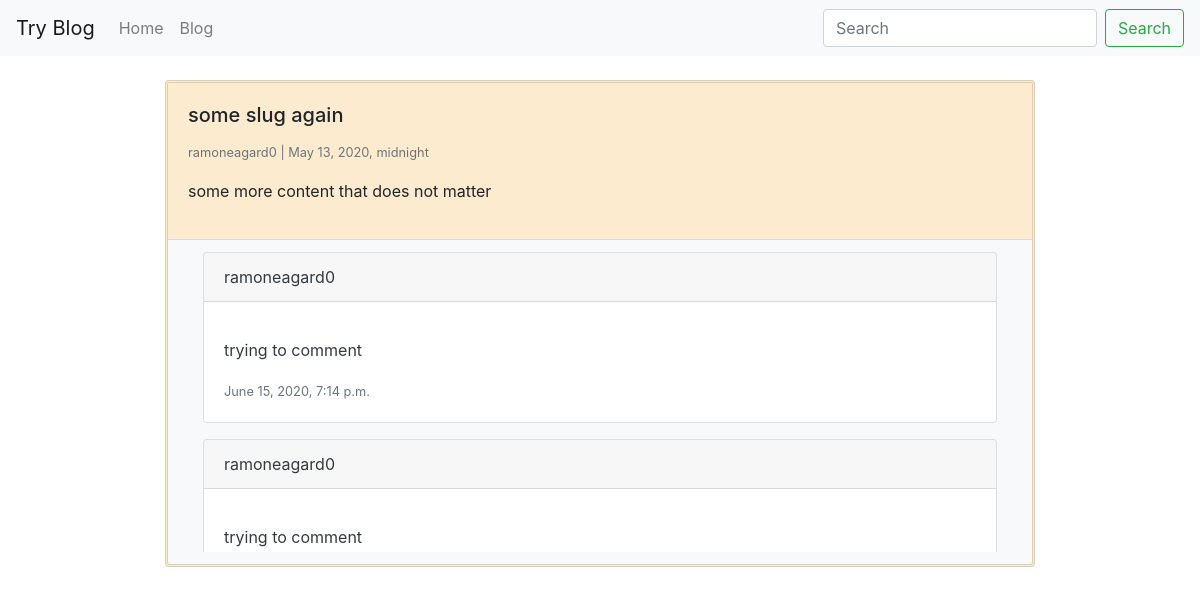
Page /blog/some-slug-again-58cs/ on the earlier database version.
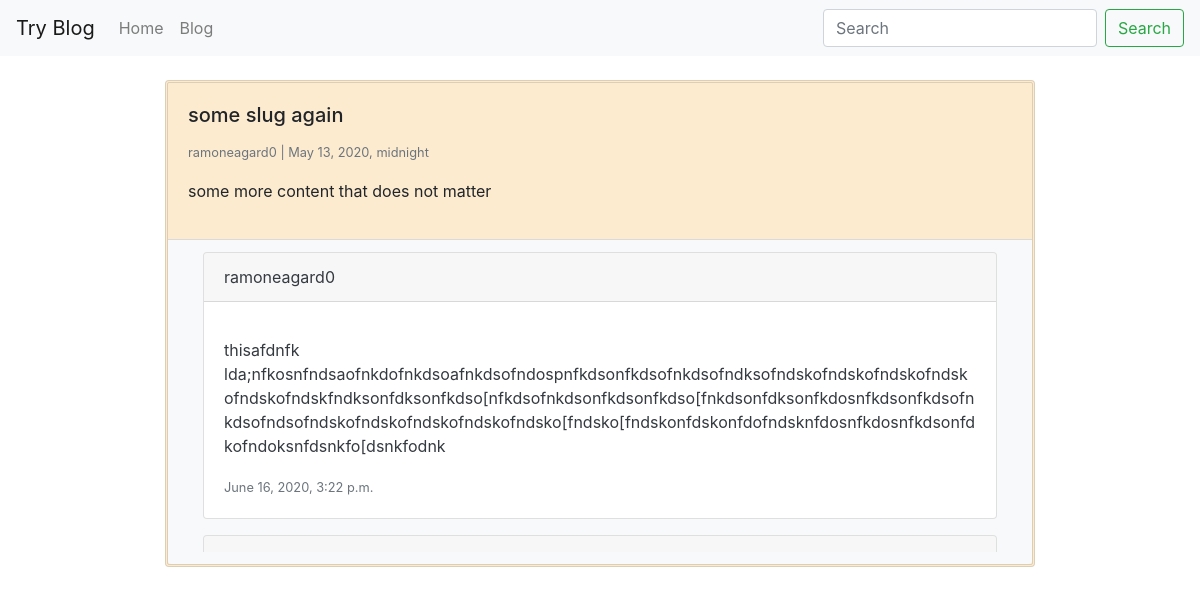
Same page on the later database version.
### comments/models.py (models this page shows)
class BlogComment(models.Model):
    user = models.ForeignKey(User, null = True, on_delete=models.SET_NULL)
    blog_post = models.ForeignKey('blog.BlogPost', on_delete=models.CASCADE, related_name='comments')
    content = models.TextField(max_length=300)
    timestamp = models.DateTimeField(auto_now_add=True)
    class Meta:
        ordering = ['-timestamp']

### blog/views.py (the view, shortened to what this page needs)
# urls.py: path('<str:slug>/', blog_post_detail_view),
def blog_post_detail_view(request, slug):
    obj = get_object_or_404(BlogPost, slug=slug)
    context = {}
    coms = obj.comments.all()
    if coms.count() > 5:
        coms = coms[:5]
    template_name = 'blog/detail.html'
    context["object"] = obj
    context["object_comments"] = coms
    return render(request, template_name, context)

### blog/models.py (called while the page is built)
    def get_queryset(self):
        return BlogPostQuerySet(self.model, using=self._db)

### blog/templates/blog/detail.html (shortened to what this page needs)
{% extends "base.html" %}
{% block content %}
  <div class='row'>
  {% include "blog/list-inline.html" with blog_post=object comments=object_comments comm_form=comment_form truncate=False detail=True%}
  </div>
{% endblock %}

### blog/templates/blog/list-inline.html (shortened to what this page needs)
<div class= 'col-md-9 mb-5 mx-auto'>
<div class="card {% if not blog_post.publish_date %} border-info text-info bg-light{% endif %}" style="{% if blog_post.publish_date %} border-style:double; border-width:3px; background-color:#fdebd0;{% endif %}" >
  <div class="card-body">
  <h5 class="card-title">{{ blog_post.title }}</h5>
   <p class="card-text">
      <small class="text-muted">
        {{ blog_post.user }} |
        {% if blog_post.publish_date %} {{ blog_post.publish_date }}
        {% else %} Draft {% endif %}
      </small>
     {% if truncate %}
      {{ blog_post.content|linebreaks|truncatewords:50 }}
     {% else %}
      {{ blog_post.content|linebreaks }}
     {% endif %}
   </p>
   </div>
   <div class="card-footer text-dark bg-light" style="max-height:550px">
     <div class="col" style="overflow-y:scroll; max-height:300px"">
    {% for com in comments %}
      <div class="card mb-3">
        <div class="card-header">
          {{ com.user }}
        </div>
        <div class="card-body">
          <p class="card-text"> {{ com.content|linebreaks }}</p>
          <small class="text-muted"> {{ com.timestamp }}</small>
        </div>
      </div>
     {% endfor %}
     </div>
   </div>
</div>
</div>

Differences in the rows shown:
no longer on this page (row unchanged): BlogComment: user "ramoneagard0", content "trying to comment", timestamp "June 15, 2020, 7:14 p.m."
no longer on this page (row unchanged): BlogComment: user "ramoneagard0", content "trying to comment"
added BlogComment: user "ramoneagard0", content "thisafdnfk lda;nfkosnfndsaofnkdofnkdsoafnkdsofndospnfkdsonfkdsofnkdsofndksofndskofndskofndskofndskofndskofndskfndksonfdksonfkdso[nfkdsofnkdsonfkdsonfkdso[fnkdsonfdksonfkdosnfkdsonfkdsofnkdsofndsofndskofndskofndskofndskofndsko[fndsko[fndskonfdskonfdofndsknfdosnfkdosnfkdsonfdkofndoksnfdsnkfo[dsnkfodnk", timestamp "June 16, 2020, 3:22 p.m."
